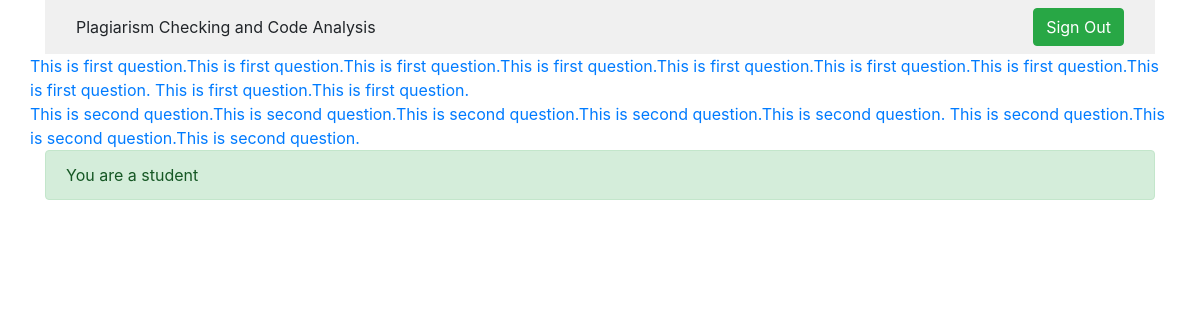
Screenshot of /student/ (signed in) with the database file from the repository.
### question/models.py (models this page shows, shortened)
class Question(models.Model):
	content = models.TextField()
	createdby = models.ForeignKey(RegUser, null=True, on_delete=models.SET_NULL)
	deadline = models.DateField(null=True, blank=True)
	timestamp = models.DateTimeField(auto_now=False, auto_now_add=True, null=True, blank=True)
	solution = models.FileField(upload_to="question/files/")

### student/views.py (the view)
# urls.py: path('', student_home),
def student_home(request):
	context = {}
	if request.user.is_authenticated and not RegUser.objects.get(user=request.user).instructor:
		student = RegUser.objects.get(user=request.user)
		questions = Question.objects.all()
		my_submissions = StudentSubmission.objects.filter(student=student)
		context['questions'] = questions
		context['my_submissions'] = my_submissions
		messages.success(request,"You are a student")
	else:
		raise Http404
	return render(request, "student/studenthome.html", context)

### static/templates/student/studenthome.html
{% extends "navbar.html" %}
{% block content %}
	<div class='row'>
	    {% for question in questions %}
	        <a href='{% url "view-question" question.id %}'>{{ question.content }}</a>
	    {% endfor %}
	</div>
{% endblock %}

### static/templates/base.html (style rules this page uses)
body { background: #FFFFFF ; }

### rows the page displays
Question: content "This is first question.This is first question.This is first question.This is first question.This is first question.This is first question.This is first question.This is first question. This is first question.This is first question."
Question: content "This is second question.This is second question.This is second question.This is second question.This is second question. This is second question.This is second question.This is second question."

### other values shown
{{ message }} "You are a student"
